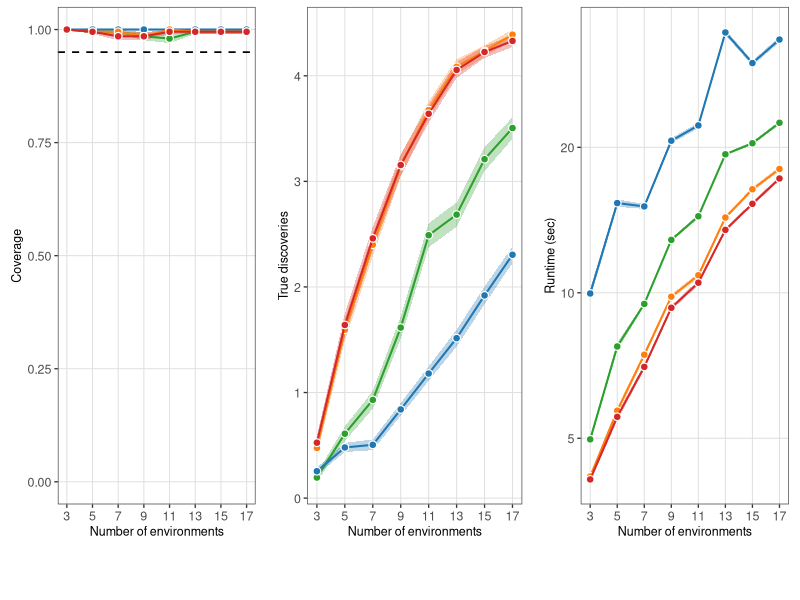
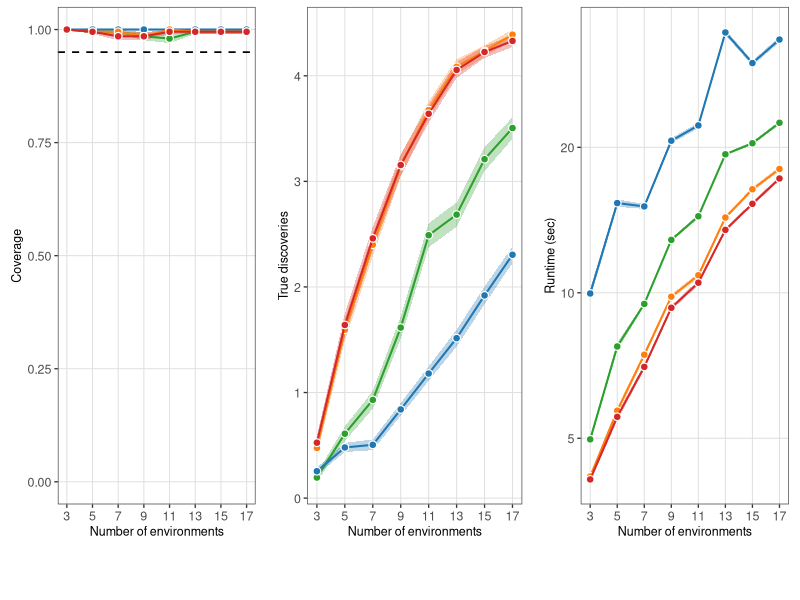

Here is the R script that generated these plots, in order:
# Execute with Rscript from any working directory.
script_path=sub('^--file=','',grep('^--file=',commandArgs(FALSE),value=TRUE)[1])
if(!is.na(script_path)) setwd(dirname(normalizePath(script_path)))
dir.create('figures',showWarnings=FALSE)
pdf('figures/plot.pdf',width=10,height=5.5)
library(dplyr)
library(ggplot2)
library(tidyverse)
library(cowplot)
tab = read.table("results/RS.csv", sep = ',') %>%
  `colnames<-`(c("E", "l", "method", "coverage", "TP", "recovery", "time")) %>%
  tibble() %>%
  filter(E %in% c(3,5,7,9,11,13,15,17))



method_levels <- c("MIP-test-2", "MIP-test-4", "ICP", "WVM")

cols <- c(
  "MIP-test-2"="#FF7F0E", "MIP-test-4"="#D62728",
  "ICP"="#2CA02C", "WVM"="#1F77B4"
)

pointsize <- 2.2
linewidth <- .7
se <- function(x) {
  x <- x[is.finite(x)]
  if (length(x) > 1) sd(x)/sqrt(length(x)) else 0
}

# Data
df <- tab %>%
  mutate(
    E=as.numeric(E),
    method=factor(method, levels=method_levels),
    coverage=as.numeric(tolower(as.character(coverage))=="true"),
    TP=as.numeric(TP),
    time=as.numeric(time)
  ) %>%
  filter(!is.na(method)) %>%
  group_by(E, method) %>%
  summarise(
    cov_se=se(coverage), cov_mean=mean(coverage, na.rm=TRUE),
    TP_se=se(TP), TP_mean=mean(TP, na.rm=TRUE),
    time_se=se(time), time_mean=mean(time, na.rm=TRUE),
    .groups="drop"
  ) %>%
  mutate(
    cov_lo=pmax(0, cov_mean-cov_se),
    cov_hi=pmin(1, cov_mean+cov_se),
    TP_lo=pmax(0, TP_mean-TP_se),
    TP_hi=TP_mean+TP_se,
    time_lo=pmax(time_mean-time_se, 1e-12),
    time_hi=time_mean+time_se
  )

col_scale <- scale_color_manual(NULL, values=cols, limits=method_levels, drop=FALSE)
fill_scale <- scale_fill_manual(NULL, values=cols, limits=method_levels, drop=FALSE)

base_theme <- theme_bw(base_size=10) +
  theme(
    axis.title=element_text(size=9), axis.text=element_text(size=9),
    panel.grid.major=element_line(color="grey88", linewidth=.35),
    panel.grid.minor=element_blank(),
    panel.border=element_rect(color="grey30", linewidth=.5),
    plot.margin=margin(5, 8, 5, 8),
    legend.position="none"
  )

# Draw MIP-test-4 last
add_layers <- function(d, y, lo, hi) {
  ds <- list(
    d %>% filter(!method %in% c("MIP-test-2", "MIP-test-4")),
    d %>% filter(method=="MIP-test-2"),
    d %>% filter(method=="MIP-test-4")
  )
  
  c(
    lapply(ds, \(z)
           geom_ribbon(
             data=z, aes(x=E, ymin=.data[[lo]], ymax=.data[[hi]], fill=method),
             alpha=.3, color=NA
           )),
    unlist(lapply(ds, \(z) list(
      geom_line(
        data=z, aes(x=E, y=.data[[y]], color=method, group=method),
        linewidth=linewidth
      ),
      geom_point(
        data=z, aes(x=E, y=.data[[y]], fill=method),
        shape=21, size=pointsize, stroke=.6, color="white"
      )
    )), recursive=FALSE)
  )
}

d1 <- df %>% filter(is.finite(cov_mean))
d2 <- df %>% filter(is.finite(TP_mean))
d3 <- df %>% filter(is.finite(time_mean), time_mean > 0)

p1 <- ggplot() +
  add_layers(d1, "cov_mean", "cov_lo", "cov_hi") +
  geom_hline(yintercept=.95, linetype="dashed", linewidth=.6) +
  col_scale + fill_scale +
  scale_x_continuous(breaks=seq(from=3, to=17, by=2)) +
  scale_y_continuous(limits=c(0, 1)) +
  labs(x="Number of environments", y="Coverage") +
  base_theme

p2 <- ggplot() +
  add_layers(d2, "TP_mean", "TP_lo", "TP_hi") +
  col_scale + fill_scale +
  scale_x_continuous(breaks=seq(from=3, to=17, by=2)) +
  labs(x="Number of environments", y="True discoveries") +
  base_theme

p3 <- ggplot() +
  add_layers(d3, "time_mean", "time_lo", "time_hi") +
  col_scale + fill_scale +
  scale_x_continuous(breaks=seq(from=3, to=17, by=2)) +
  scale_y_log10(
    breaks=c(1, 2, 5, 10, 20, 50, 100),
    # labels=scales::label_log(base=10)
  ) +
  labs(x="Number of environments", y="Runtime (sec)") +
  base_theme

# Common legend with white point borders
legend_df <- expand_grid(
  method=factor(method_levels, levels=method_levels),
  x=c(1, 2)
) %>% mutate(y=1)

legend <- get_legend(
  ggplot(legend_df, aes(x, y, group=method)) +
    geom_line(aes(color=method), linewidth=linewidth) +
    geom_point(
      aes(fill=method),
      shape=21, size=pointsize, stroke=.6, color="white"
    ) +
    col_scale + fill_scale +
    theme_void() +
    theme(
      legend.position="bottom",
      legend.text=element_text(size=9),
      legend.key.width=grid::unit(1.1, "cm")
    ) +
    guides(
      color=guide_legend(nrow=1, byrow=TRUE),
      fill=guide_legend(nrow=1, byrow=TRUE)
    )
)

panels <- plot_grid(p1, p2, p3, nrow=1, align="h")
final_plot <- plot_grid(panels, legend, ncol=1, rel_heights=c(1, .1))

final_plot


print(final_plot)
dev.off()
